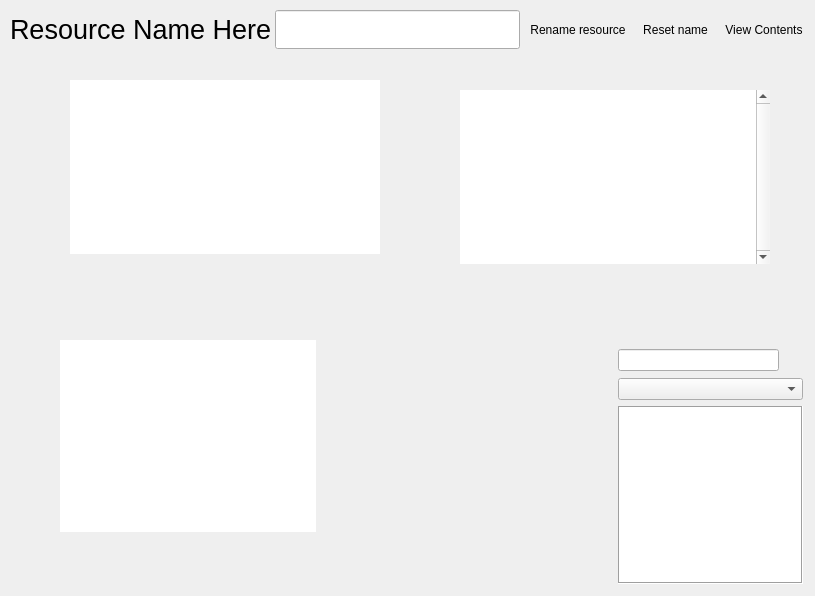
<?xml version="1.0" encoding="UTF-8"?>
<ui version="4.0">
 <class>ResourceInspector</class>
 <widget class="QFrame" name="ResourceInspector">
  <property name="geometry">
   <rect>
    <x>0</x>
    <y>0</y>
    <width>815</width>
    <height>596</height>
   </rect>
  </property>
  <property name="windowTitle">
   <string>Resource Inspector</string>
  </property>
  <widget class="QWidget" name="resourceListWidget" native="true">
   <property name="geometry">
    <rect>
     <x>615</x>
     <y>346</y>
     <width>191</width>
     <height>241</height>
    </rect>
   </property>
   <property name="sizePolicy">
    <sizepolicy hsizetype="Preferred" vsizetype="Preferred">
     <horstretch>1</horstretch>
     <verstretch>0</verstretch>
    </sizepolicy>
   </property>
   <layout class="QVBoxLayout" name="verticalLayout">
    <property name="spacing">
     <number>6</number>
    </property>
    <property name="leftMargin">
     <number>3</number>
    </property>
    <property name="topMargin">
     <number>3</number>
    </property>
    <property name="rightMargin">
     <number>3</number>
    </property>
    <property name="bottomMargin">
     <number>3</number>
    </property>
    <item>
     <layout class="QHBoxLayout" name="resourceListControls">
      <property name="spacing">
       <number>0</number>
      </property>
      <item>
       <widget class="RDLineEdit" name="resourceListFilter">
        <property name="sizePolicy">
         <sizepolicy hsizetype="MinimumExpanding" vsizetype="Fixed">
          <horstretch>0</horstretch>
          <verstretch>0</verstretch>
         </sizepolicy>
        </property>
       </widget>
      </item>
      <item>
       <widget class="QToolButton" name="cancelResourceListFilter">
        <property name="text">
         <string/>
        </property>
        <property name="icon">
         <iconset resource="../Resources/resources.qrc">
          <normaloff>:/cross.png</normaloff>:/cross.png</iconset>
        </property>
        <property name="autoRaise">
         <bool>true</bool>
        </property>
       </widget>
      </item>
     </layout>
    </item>
    <item>
     <widget class="QComboBox" name="sortType"/>
    </item>
    <item>
     <widget class="RDListView" name="resourceList">
      <property name="frameShape">
       <enum>QFrame::Box</enum>
      </property>
      <property name="frameShadow">
       <enum>QFrame::Sunken</enum>
      </property>
      <property name="editTriggers">
       <set>QAbstractItemView::NoEditTriggers</set>
      </property>
      <property name="showDropIndicator" stdset="0">
       <bool>false</bool>
      </property>
      <property name="defaultDropAction">
       <enum>Qt::CopyAction</enum>
      </property>
      <property name="selectionBehavior">
       <enum>QAbstractItemView::SelectRows</enum>
      </property>
      <property name="viewMode">
       <enum>QListView::ListMode</enum>
      </property>
      <property name="uniformItemSizes">
       <bool>true</bool>
      </property>
     </widget>
    </item>
   </layout>
  </widget>
  <widget class="ToolWindowManager" name="dockarea" native="true">
   <property name="geometry">
    <rect>
     <x>420</x>
     <y>450</y>
     <width>119</width>
     <height>100</height>
    </rect>
   </property>
   <property name="sizePolicy">
    <sizepolicy hsizetype="MinimumExpanding" vsizetype="MinimumExpanding">
     <horstretch>0</horstretch>
     <verstretch>0</verstretch>
    </sizepolicy>
   </property>
   <property name="minimumSize">
    <size>
     <width>100</width>
     <height>100</height>
    </size>
   </property>
   <property name="autoFillBackground">
    <bool>false</bool>
   </property>
  </widget>
  <widget class="QWidget" name="titleWidget" native="true">
   <property name="geometry">
    <rect>
     <x>10</x>
     <y>10</y>
     <width>800</width>
     <height>39</height>
    </rect>
   </property>
   <layout class="QHBoxLayout" name="horizontalLayout_4">
    <property name="spacing">
     <number>3</number>
    </property>
    <property name="leftMargin">
     <number>0</number>
    </property>
    <property name="topMargin">
     <number>0</number>
    </property>
    <property name="rightMargin">
     <number>0</number>
    </property>
    <property name="bottomMargin">
     <number>0</number>
    </property>
    <item>
     <widget class="QLabel" name="resourceName">
      <property name="font">
       <font>
        <pointsize>20</pointsize>
       </font>
      </property>
      <property name="text">
       <string>Resource Name Here</string>
      </property>
      <property name="wordWrap">
       <bool>true</bool>
      </property>
     </widget>
    </item>
    <item>
     <widget class="RDLineEdit" name="resourceNameEdit">
      <property name="font">
       <font>
        <pointsize>20</pointsize>
       </font>
      </property>
     </widget>
    </item>
    <item>
     <widget class="QToolButton" name="renameResource">
      <property name="text">
       <string>Rename resource</string>
      </property>
      <property name="icon">
       <iconset resource="../Resources/resources.qrc">
        <normaloff>:/page_white_edit.png</normaloff>:/page_white_edit.png</iconset>
      </property>
      <property name="toolButtonStyle">
       <enum>Qt::ToolButtonTextBesideIcon</enum>
      </property>
      <property name="autoRaise">
       <bool>true</bool>
      </property>
     </widget>
    </item>
    <item>
     <widget class="QToolButton" name="resetName">
      <property name="text">
       <string>Reset name</string>
      </property>
      <property name="icon">
       <iconset resource="../Resources/resources.qrc">
        <normaloff>:/arrow_undo.png</normaloff>:/arrow_undo.png</iconset>
      </property>
      <property name="toolButtonStyle">
       <enum>Qt::ToolButtonTextBesideIcon</enum>
      </property>
      <property name="autoRaise">
       <bool>true</bool>
      </property>
     </widget>
    </item>
    <item>
     <widget class="QToolButton" name="viewContents">
      <property name="text">
       <string>View Contents</string>
      </property>
      <property name="icon">
       <iconset resource="../Resources/resources.qrc">
        <normaloff>:/action_hover.png</normaloff>:/action_hover.png</iconset>
      </property>
      <property name="toolButtonStyle">
       <enum>Qt::ToolButtonTextBesideIcon</enum>
      </property>
      <property name="autoRaise">
       <bool>true</bool>
      </property>
     </widget>
    </item>
   </layout>
  </widget>
  <widget class="RDTreeView" name="initChunks">
   <property name="geometry">
    <rect>
     <x>60</x>
     <y>340</y>
     <width>256</width>
     <height>192</height>
    </rect>
   </property>
   <property name="frameShape">
    <enum>QFrame::NoFrame</enum>
   </property>
   <property name="editTriggers">
    <set>QAbstractItemView::NoEditTriggers</set>
   </property>
   <property name="showDropIndicator" stdset="0">
    <bool>false</bool>
   </property>
   <property name="selectionMode">
    <enum>QAbstractItemView::ContiguousSelection</enum>
   </property>
   <property name="indentation">
    <number>20</number>
   </property>
   <property name="rootIsDecorated">
    <bool>true</bool>
   </property>
   <property name="itemsExpandable">
    <bool>true</bool>
   </property>
   <property name="allColumnsShowFocus">
    <bool>true</bool>
   </property>
  </widget>
  <widget class="RDTreeWidget" name="relatedResources">
   <property name="geometry">
    <rect>
     <x>70</x>
     <y>80</y>
     <width>310</width>
     <height>174</height>
    </rect>
   </property>
   <property name="sizePolicy">
    <sizepolicy hsizetype="Expanding" vsizetype="Expanding">
     <horstretch>0</horstretch>
     <verstretch>1</verstretch>
    </sizepolicy>
   </property>
   <property name="frameShape">
    <enum>QFrame::NoFrame</enum>
   </property>
   <property name="selectionBehavior">
    <enum>QAbstractItemView::SelectRows</enum>
   </property>
   <attribute name="headerVisible">
    <bool>false</bool>
   </attribute>
  </widget>
  <widget class="RDTreeWidget" name="resourceUsage">
   <property name="geometry">
    <rect>
     <x>460</x>
     <y>90</y>
     <width>310</width>
     <height>174</height>
    </rect>
   </property>
   <property name="frameShape">
    <enum>QFrame::NoFrame</enum>
   </property>
   <property name="verticalScrollBarPolicy">
    <enum>Qt::ScrollBarAlwaysOn</enum>
   </property>
   <property name="selectionBehavior">
    <enum>QAbstractItemView::SelectRows</enum>
   </property>
   <attribute name="headerVisible">
    <bool>false</bool>
   </attribute>
  </widget>
 </widget>
 <customwidgets>
  <customwidget>
   <class>RDLineEdit</class>
   <extends>QLineEdit</extends>
   <header>Widgets/Extended/RDLineEdit.h</header>
  </customwidget>
  <customwidget>
   <class>RDTreeView</class>
   <extends>QTreeView</extends>
   <header>Widgets/Extended/RDTreeView.h</header>
  </customwidget>
  <customwidget>
   <class>RDTreeWidget</class>
   <extends>QTreeView</extends>
   <header>Widgets/Extended/RDTreeWidget.h</header>
  </customwidget>
  <customwidget>
   <class>RDListView</class>
   <extends>QListView</extends>
   <header>Widgets/Extended/RDListView.h</header>
  </customwidget>
  <customwidget>
   <class>ToolWindowManager</class>
   <extends>QWidget</extends>
   <header>3rdparty/toolwindowmanager/ToolWindowManager.h</header>
  </customwidget>
 </customwidgets>
 <resources>
  <include location="../Resources/resources.qrc"/>
 </resources>
 <connections/>
</ui>
